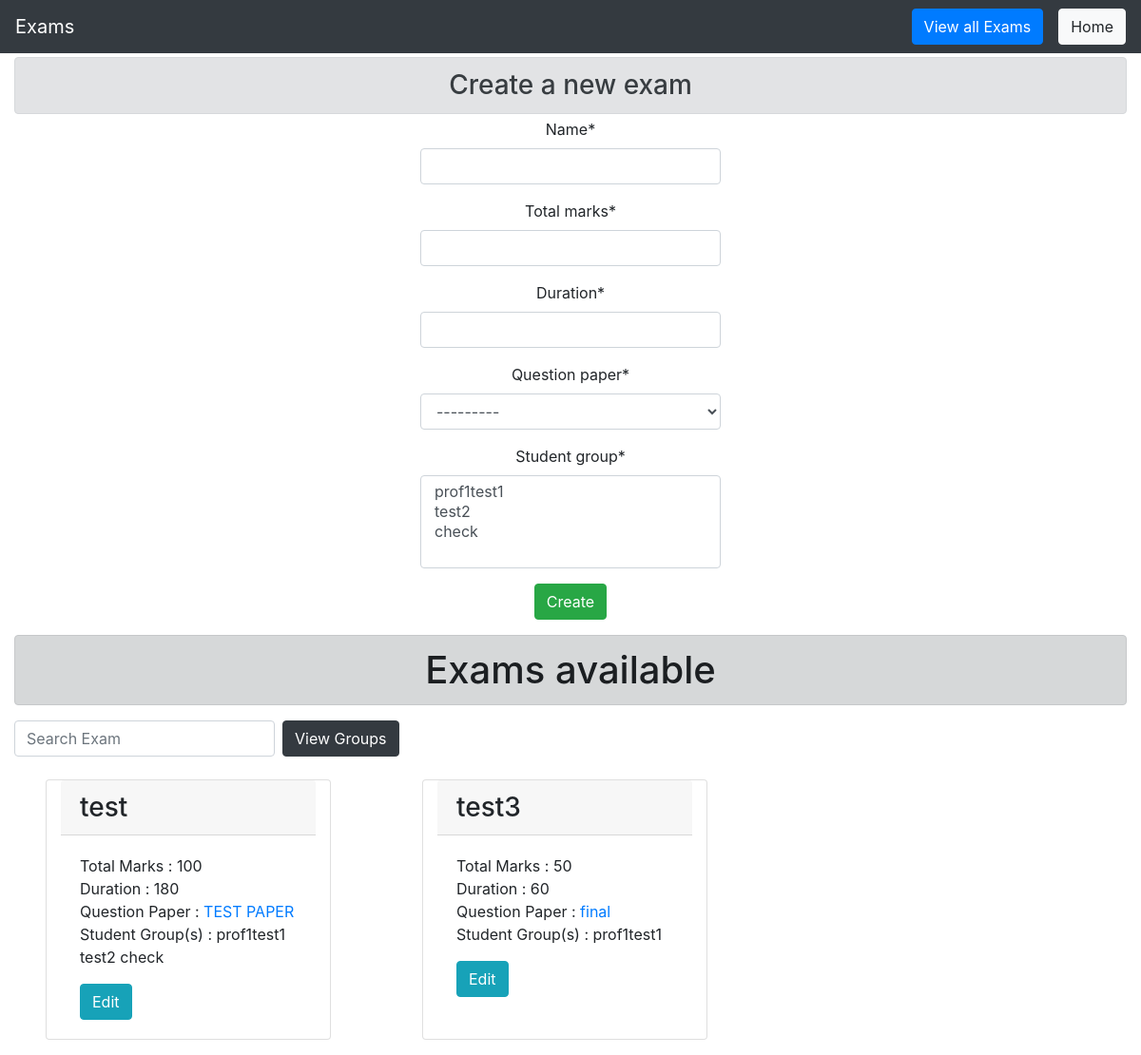
/prof/profusername/exams (signed in), run on an earlier commit of the app's database.
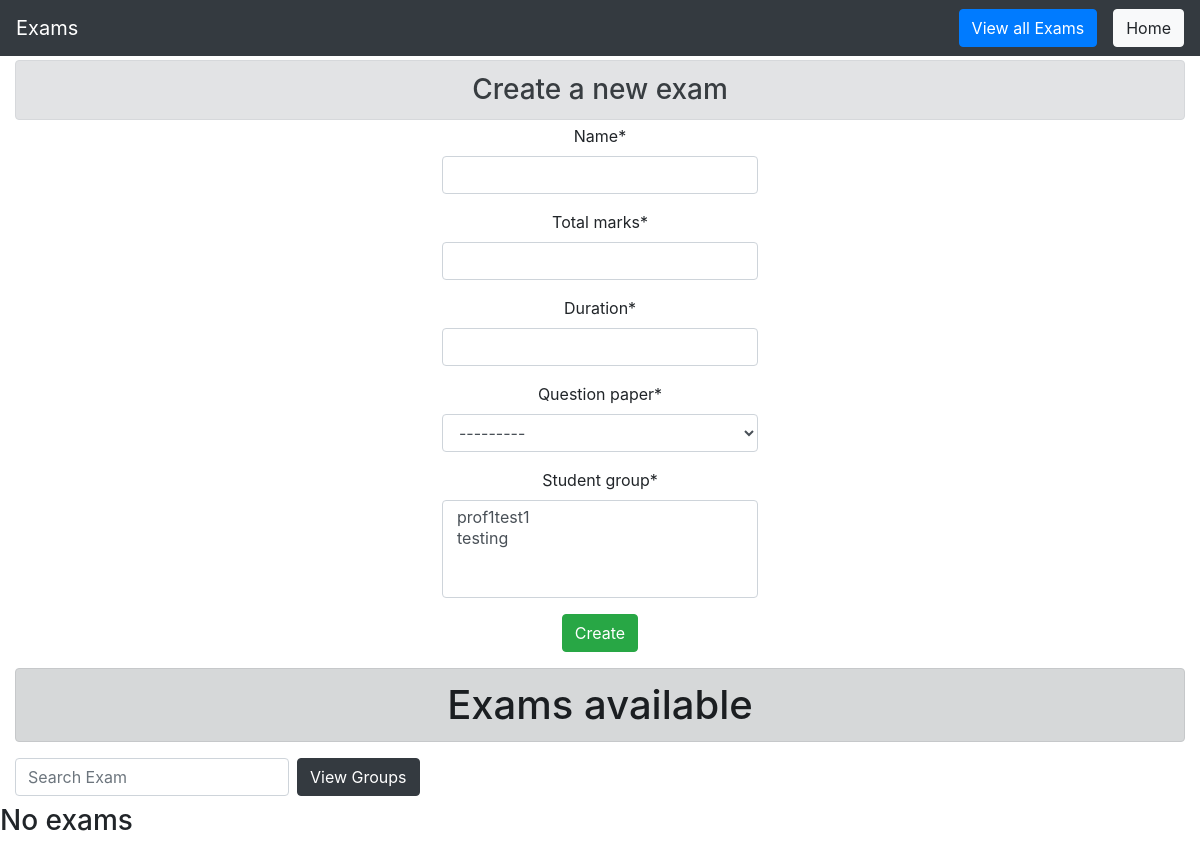
And on a later commit of the database.
### main/models.py (models this page shows, shortened)
class Exam_Model(models.Model):
    professor = models.ForeignKey(User, limit_choices_to={
                                  'groups__name': "Professor"}, on_delete=models.CASCADE)
    name = models.CharField(max_length=50)
    total_marks = models.IntegerField()
    duration = models.IntegerField()
    question_paper = models.ForeignKey(
        Question_Paper, on_delete=models.CASCADE, related_name='exam')
    student_group = models.ManyToManyField(Special_Students, related_name='exam')

class Question_Paper(models.Model):
    professor = models.ForeignKey(User, limit_choices_to={
                                  'groups__name': "Professor"}, on_delete=models.CASCADE)
    qPaperTitle = models.CharField(max_length=100)
    questions = models.ManyToManyField(Question_DB)
    def __str__(self):
        return f' Question Paper Title :- {self.qPaperTitle}\n'

class Special_Students(models.Model):
    professor = models.ForeignKey(User, limit_choices_to={
                                  'groups__name': "Professor"}, on_delete=models.CASCADE)
    category_name = models.CharField(max_length=10)
    students = models.ManyToManyField(User, limit_choices_to={'groups__name': "Stud"}, related_name='group')
    def __str__(self):
        return self.category_name

### prof/views/exam.py (the view, shortened to what this page needs)
def view_exams(request, prof_username):
    prof = User.objects.get(username=prof_username)
    if request.user == prof:
        new_Form = ExamForm()
        new_Form.fields["student_group"].queryset = Special_Students.objects.filter(
            professor=prof)
        new_Form.fields["question_paper"].queryset = Question_Paper.objects.filter(
            professor=prof)
        exams = Exam_Model.objects.filter(professor=prof)
        return render(request, 'prof/exam/view_exams.html', {
            'exams': exams, 'examform': new_Form, 'prof': prof,
        })
    else:
        return HttpResponseForbidden("You are not allowed to view this page. Please change url to original values to return.")

### main/models.py
class ExamForm(ModelForm):
    class Meta:
        model = Exam_Model
        fields = '__all__'
        exclude = ['professor']

### prof/templates/prof/exam/view_exams.html (shortened to what this page needs)
{% load crispy_forms_tags %}
{% load static %}
<!DOCTYPE html>
<html lang="en">
<head>
    <link rel="stylesheet" href="https://maxcdn.bootstrapcdn.com/bootstrap/4.2.1/css/bootstrap.min.css">
    <link rel="stylesheet" href="https://stackpath.bootstrapcdn.com/font-awesome/4.7.0/css/font-awesome.min.css">
    <link href="//cdn.bootcss.com/bootstrap-datetimepicker/4.17.44/css/bootstrap-datetimepicker.min.css"
        rel="stylesheet">
</head>
<body>
    <nav class="navbar navbar-expand-lg navbar-dark bg-dark">
        <a class="navbar-brand" href="#">Exams</a>
        <div class="collapse navbar-collapse" id="navbarSupportedContent">
            <ul class="navbar-nav mr-auto">
                <li class="nav-item active">
                    <a class="nav-link" href="#"><span class="sr-only">(current)</span></a>
                </li>
            </ul>
            <button type="button" class="btn btn-primary mx-3" id="updateButton"
                onclick="smoothScroll(document.getElementById('exams'))">View all Exams</button>
            <a class="btn btn-light " href="{% url 'prof:index' prof.username %}">Home</a>
        </div>
    </nav>
    <div class="container-fluid">
        <h3 class="alert alert-secondary my-1" align="center">Create a new exam</h3>
        <div align='center'>
            <div class="container d-flex h-100 row justify-content-center col-20">
                <form align='center' method="POST">
                    {{ examform|crispy }}
                    <input class="btn btn-success" type="submit" value="Create">
                </form>
            </div>
        </div>
        <div id='exams'>
            <h1 class="alert alert-dark my-3" align="center">Exams available</h1>
            <form class="form-inline my-2">
                <input id="searchExam" class="form-control mr-sm-2" type="search" placeholder="Search Exam"
                    aria-label="Search">
                <a class="btn btn-dark" href="{% url 'prof:view_groups' prof.username %}" target="_blank">View
                    Groups</a>
            </form>
            <div class="row">
                {% for t in exams %}
                <div class="card my-3 mx-5 col-sm-3">
                    <h3 class="card-header">{{ t.name }}</h3>
                    <div class="card-body">
                        <p class="card-text">
                            Total Marks : {{t.total_marks}}<br>
                            Duration : {{t.duration}}<br>
                            Question Paper : <a
                                href="{% url 'prof:view_specific_paper' prof.username t.question_paper.id %}">{{ t.question_paper.qPaperTitle }}</a><br>
                            Student Group(s) :
                            {% for group in t.student_group.all %}
                            {{ group.category_name }}
                            {% endfor %}
                        </p>
                        <a href="{% url 'prof:edit_exam' prof.username t.id %}" class="card-link btn btn-info">Edit</a>
                    </div>
                </div>
                {% empty %}
                <h3>No exams</h3>
                {% endfor %}
            </div>
        </div>
    </div>
</body>
</html>

What changed in the data, as far as the page shows it:
removed Exam_Model: name "test", total_marks "100", duration "180", question_paper.qPaperTitle "TEST PAPER"
no longer on this page (row unchanged): Special_Students: category_name "prof1test1"
removed Special_Students: category_name "test2", shown under "test"
removed Special_Students: category_name "check", shown under "test"
removed Exam_Model: name "test3", total_marks "50", duration "60", question_paper.qPaperTitle "final"
Also different on the page:
form field student_group: "prof1test1 / test2 / check" → "prof1test1 / testing"
text now shown: "No exams"
